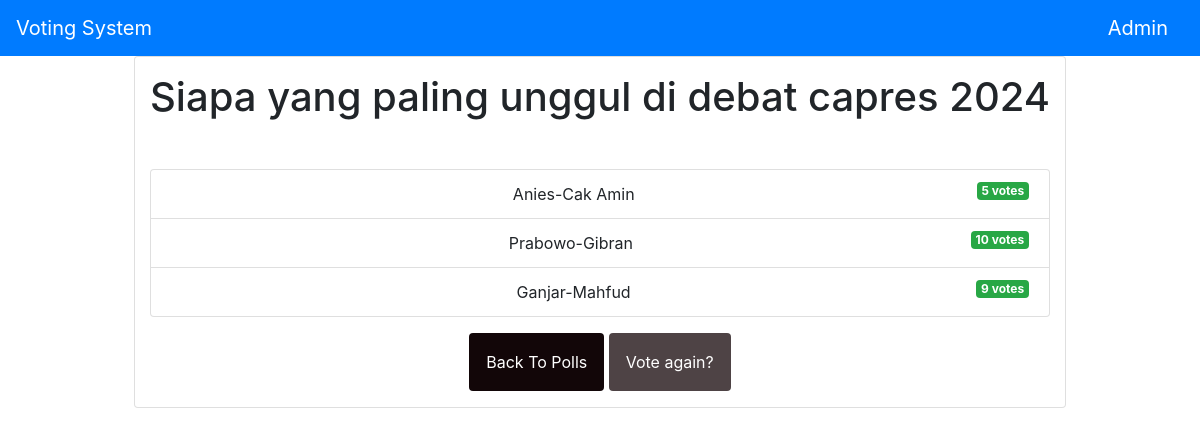
The app's page /polls/1/results/, older data.
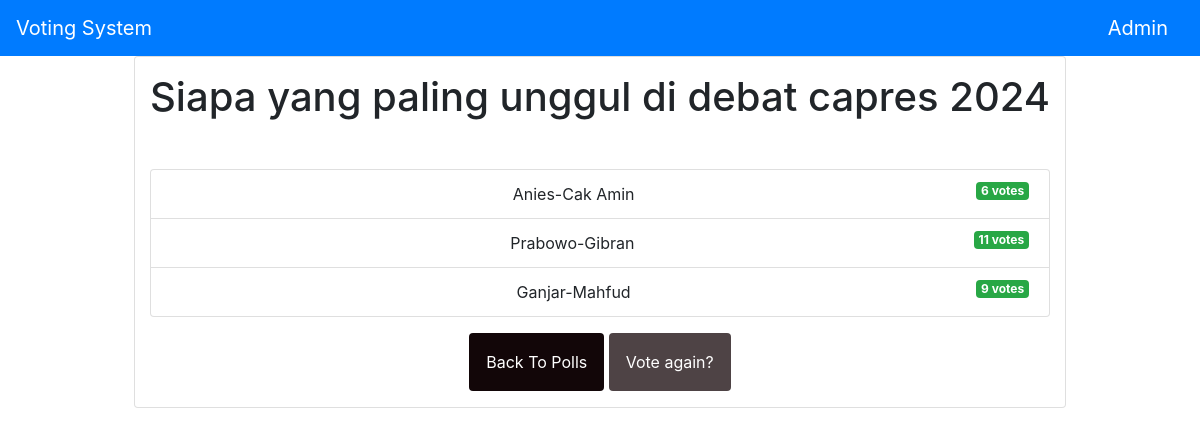
The same page, newer data.
### votingApp/models.py (models this page shows, shortened)
class Choice(models.Model):
    question = models.ForeignKey(Question, on_delete = models.CASCADE)
    choice_text = models.CharField(max_length = 200)
    votes = models.IntegerField(default=0)

### votingApp/views.py (the view)
# urls.py: path('<int:question_id>/results/', views.results, name='results'),
def results(request, question_id):
    question = get_object_or_404(Question, pk = question_id)
    return render(request, 'polls/results.html',
                    {'question':question})

### templates/polls/results.html
{% extends 'base.html' %}
{% block content %}
<div class="card container-fluid py-3  text-center">
<h1 class ="mb-5 text-center">{{ question.question_text }}</h1>
<ul class ="list-group mb-3 poll-container">
	{% for choice in question.choice_set.all %}
	<div class ="list-group-item ">
		{{ choice.choice_text }} <span class ="badge badge-success float-right">{{ choice.votes }}
			vote{{ choice.votes | pluralize }}</span>
		</div>
	{% endfor %}
</ul>
<div class="container-fluid ">
	<a class="btn  p-3   text-white" style="background-color: #120608;" href ="{% url 'votingApp:index' %}">Back To Polls</a>
	<a class ="btn  p-3  text-white" style="background-color: #4e4345;"  href ="{% url 'votingApp:detail' question.id %}">Vote again?</a>
</div>
</div>
{% endblock %}

Row changes from the older to the newer data that the page shows:
changed Choice "Anies-Cak Amin": votes "5" → "6"
changed Choice "Prabowo-Gibran": votes "10" → "11"
